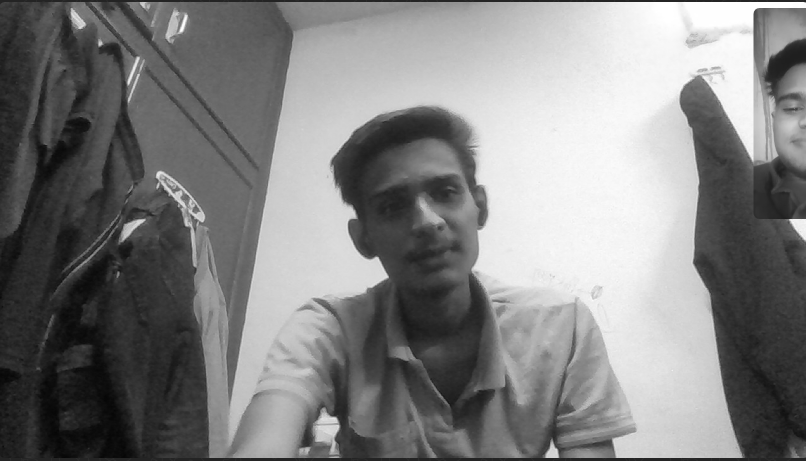
#> input picture open cv/open cv basics/phase 01/ram.png, 1612 x 921 px, given in place of the camera (shown at 1/2 size)
$ python '01-2nd project of face detecting .py'
#> lines starting #> are read from the running program, lines starting #| are printed output that depends on the picture
"""Build:

👉 Webcam Edge Detection App

Features:

Open webcam using OpenCV

Apply Canny edge detection in real-time

Add keyboard controls:

press e → edge ON/OFF

press q → quit"""


import cv2
import time

cap=cv2.VideoCapture(0)

edge_on=False
previous_time=0  #for calculatin time
i=0

def nothing():
    pass

cv2.namedWindow("controls") #for live controlling thersold calues

cv2.createTrackbar("lower","controls",50,200,nothing)
cv2.createTrackbar("higher","controls",150,200,nothing)

while True:
    ret,frame=cap.read()
#> frame is the input picture: shape (921, 1612, 3); min 4, max 255, mean 129.1
    current_time=time.time()

    taken_time=current_time-previous_time

    fps=1/taken_time

    lower=cv2.getTrackbarPos("lower","controls")
    higher=cv2.getTrackbarPos("higher","controls")

    blur_image=cv2.GaussianBlur(frame,(11,11),0)
    gray_image=cv2.cvtColor(blur_image,cv2.COLOR_BGR2GRAY)
    canny=cv2.Canny(gray_image,lower,higher)
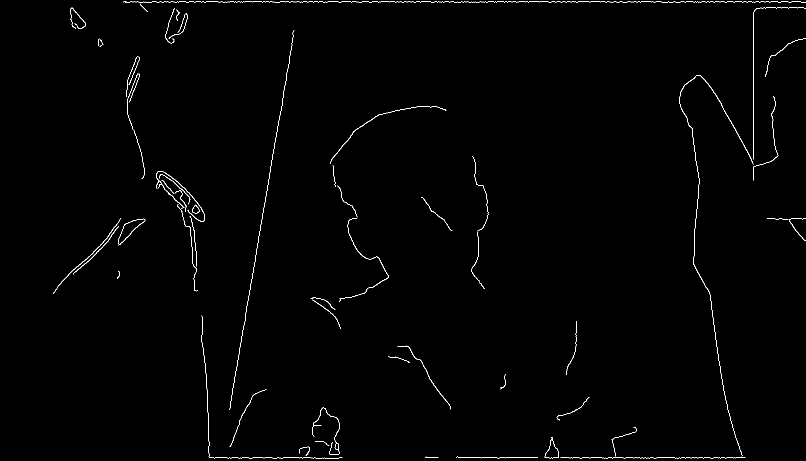
#> canny: shape (921, 1612) (shown at 1/2 size); 0.72% white in thin lines or dots

    if not ret :
        print("webcame loading issue")
        break


    key=cv2.waitKey(1) & 0xFF
#> (key e is pressed here)

    if key==ord("e"):
        edge_on= not edge_on


    elif key==ord("q"):
        print("loop closing sucessfully")
        break
    cv2.putText(blur_image,f"fps:{int(fps)} and time taken in one frame :{taken_time}",(10,30),cv2.FONT_HERSHEY_SIMPLEX,1,(0,252,0),1)
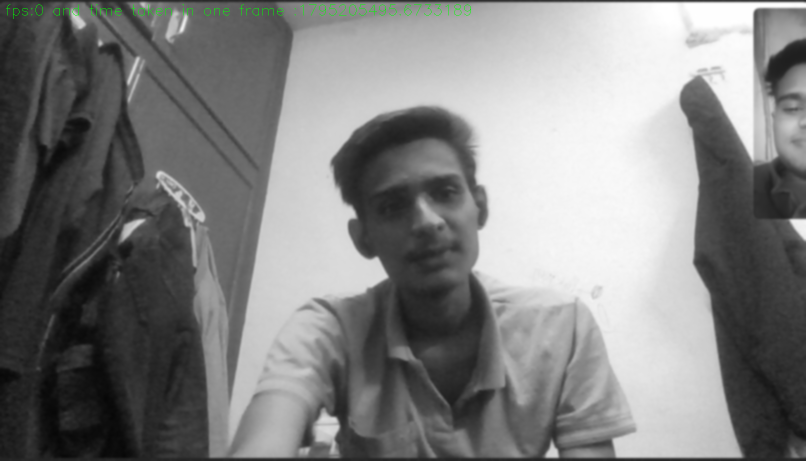
#> blur_image: shape (921, 1612, 3) (shown at 1/2 size); mean B, G, R 129, 129.3, 129
    if edge_on :
        cv2.imshow("canny image",canny)
    else:
        cv2.imshow("original image",blur_image)


    i +=1
    print(f"fps:{int(fps)} and time taken in {i}th frame :{taken_time}")

    # combined = cv2.hconcat([blur_image,canny])
    # cv2.imshow("Output", combined)

    display = canny if edge_on else blur_image
    cv2.imshow("view",display)
    previous_time=current_time


cap.release()
cv2.destroyAllWindows()
